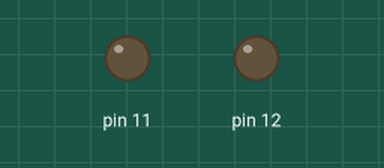
The sketch below on a simulated Arduino Uno, built with avr-gcc and run on an emulated ATmega328P. On the bench: output pins drawn as LEDs (lit = HIGH).

Above: at 0.7 s.
At 6.7 s:
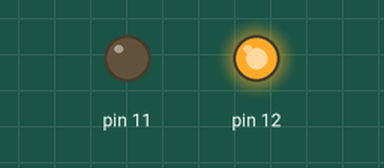
At 8.2 s:
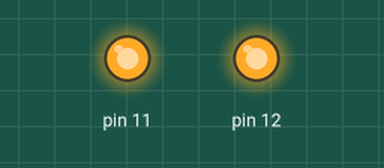
At 11.2 s:
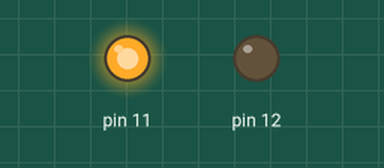
Timing chart, 0 to 13.0 s (numbered marks = the images above):
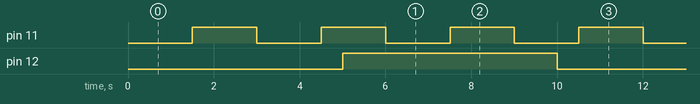

The sketch:

task3_independent.ino
```cpp
/* Controls 2 LEDs with individual cycle times
 * Hardware:  LEDs in pins 11 and 12
 *
 * Setup:  set period_pin12 to be the time (milliseconds) for a cycle of the LED on pin 12 turning on and off
 *         set period_pin11 to be the time (milliseconds) for a cycle of the LED on pin 11 turning on and off
 *
 * How it works:  In the loop, the program reads the current program time (millis() ) and compares that to the last
 * time that the LED state was changed (stored in variables called timeStamp_pin12 and timeStamp_pin11).  If the
 * difference is greater than half the period, then we set the LED to be in the opposite state of what it currently is in.
 */

long period_pin12 = 10000;
long period_pin11 = 3000;
long timeStamp_pin12 = 0;
long timeStamp_pin11 = 0;

void setup() {
  // set pins 11 and 12 as outputs
  pinMode(12, OUTPUT);
  pinMode(11, OUTPUT);
  // turn off both LEDs to start
  digitalWrite(12, LOW);
  digitalWrite(11, LOW);
}

void loop() {
  if(millis() - timeStamp_pin12 > period_pin12 / 2)  // has half the period passed?
  {
    digitalWrite(12, !digitalRead(12)); // flip the state of pin 12
    timeStamp_pin12 = millis();         // record the time
  }

  if(millis() - timeStamp_pin11 > period_pin11 / 2)
  {
    digitalWrite(11, !digitalRead(11));
    timeStamp_pin11 = millis();
  }
}
```

Measured:
- by itself, pin 11: alternates HIGH for 1.5 s and LOW for 1.5 s
- by itself, pin 12: alternates HIGH for 5.0 s and LOW for 5.0 s
- by itself, everything shown: repeats every 30.0 s, in 26 steps
